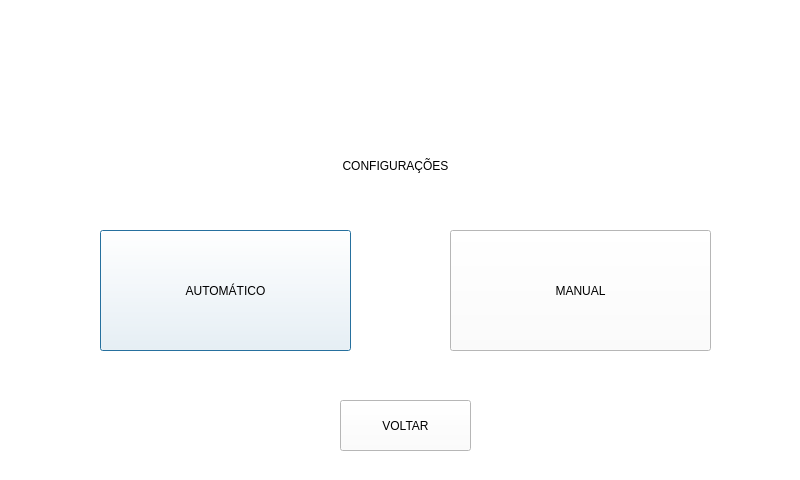
<?xml version="1.0" encoding="UTF-8"?>
<ui version="4.0">
 <class>SecDialog</class>
 <widget class="QDialog" name="SecDialog">
  <property name="geometry">
   <rect>
    <x>0</x>
    <y>0</y>
    <width>800</width>
    <height>480</height>
   </rect>
  </property>
  <property name="windowTitle">
   <string>Dialog</string>
  </property>
  <property name="styleSheet">
   <string notr="true">background-color: rgb(255, 255, 255);</string>
  </property>
  <widget class="QLabel" name="label">
   <property name="geometry">
    <rect>
     <x>10</x>
     <y>10</y>
     <width>721</width>
     <height>111</height>
    </rect>
   </property>
   <property name="text">
    <string/>
   </property>
  </widget>
  <widget class="QLabel" name="label_2">
   <property name="geometry">
    <rect>
     <x>200</x>
     <y>130</y>
     <width>391</width>
     <height>71</height>
    </rect>
   </property>
   <property name="styleSheet">
    <string notr="true">font: 26pt &quot;Arial&quot;;</string>
   </property>
   <property name="text">
    <string>CONFIGURAÇÕES</string>
   </property>
   <property name="alignment">
    <set>Qt::AlignCenter</set>
   </property>
  </widget>
  <widget class="QPushButton" name="pushButton">
   <property name="geometry">
    <rect>
     <x>100</x>
     <y>230</y>
     <width>251</width>
     <height>121</height>
    </rect>
   </property>
   <property name="styleSheet">
    <string notr="true">font: 18pt &quot;Arial&quot;;
border-top-color: qlineargradient(spread:pad, x1:0, y1:0, x2:1, y2:0, stop:0 rgba(9, 41, 4, 255), stop:0.085 rgba(2, 79, 0, 255), stop:0.19 rgba(50, 147, 22, 255), stop:0.275 rgba(236, 191, 49, 255), stop:0.39 rgba(243, 61, 34, 255), stop:0.555 rgba(135, 81, 60, 255), stop:0.667 rgba(121, 75, 255, 255), stop:0.825 rgba(164, 255, 244, 255), stop:0.885 rgba(104, 222, 71, 255), stop:1 rgba(93, 128, 0, 255));
alternate-background-color: qlineargradient(spread:pad, x1:0, y1:0, x2:1, y2:0, stop:0 rgba(0, 0, 0, 255), stop:1 rgba(255, 255, 255, 255));</string>
   </property>
   <property name="text">
    <string>AUTOMÁTICO</string>
   </property>
  </widget>
  <widget class="QPushButton" name="pushButton_2">
   <property name="geometry">
    <rect>
     <x>450</x>
     <y>230</y>
     <width>261</width>
     <height>121</height>
    </rect>
   </property>
   <property name="styleSheet">
    <string notr="true">font: 18pt &quot;Arial&quot;;</string>
   </property>
   <property name="text">
    <string>MANUAL</string>
   </property>
  </widget>
  <widget class="QPushButton" name="pushButton_3">
   <property name="geometry">
    <rect>
     <x>340</x>
     <y>400</y>
     <width>131</width>
     <height>51</height>
    </rect>
   </property>
   <property name="styleSheet">
    <string notr="true">font: 12pt &quot;Arial&quot;;</string>
   </property>
   <property name="text">
    <string>VOLTAR</string>
   </property>
  </widget>
 </widget>
 <resources/>
 <connections/>
</ui>
